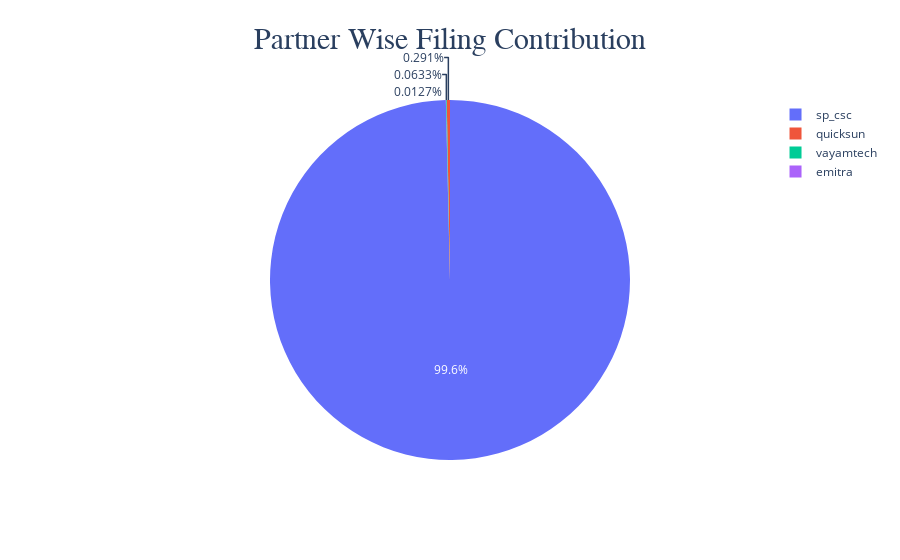

This figure's notebook cell:
### Code cell
fig = px.pie(
    partner_wise_filing_count,
    names = 'sp_name',
    values = 'filing_count',
)


fig.update_layout(
    title = {
        'text' : 'Partner Wise Filing Contribution',
        'font_size' : 30,
        'font_family' : 'Arial',
        'x' : 0.5,
        'xanchor' : 'center',
        'y' :0.95,
        'yanchor':'top'
    } ,
    margin=dict(t=100, b=100, l=100, r=100)
    
)
fig.show()

### Figure 1 — Plotly figure (JSON) as saved in the notebook; plotly's stock layout.template omitted (floating-point values rounded to 4 significant figures)
{"data": [{"domain": {"x": [0, 1], "y": [0, 1]}, "hovertemplate": "sp_name=%{label}<br>filing_count=%{value}<extra></extra>", "labels": ["emitra", "quicksun", "sp_csc", "vayamtech"], "legendgroup": "", "name": "", "showlegend": true, "type": "pie", "values": [1, 23, 7870, 5]}], "layout": {"autosize": true, "legend": {"tracegroupgap": 0}, "margin": {"b": 100, "l": 100, "r": 100, "t": 100}, "title": {"font": {"family": "Arial", "size": 30}, "text": "Partner Wise Filing Contribution", "x": 0.5, "xanchor": "center", "y": 0.95, "yanchor": "top"}}}
